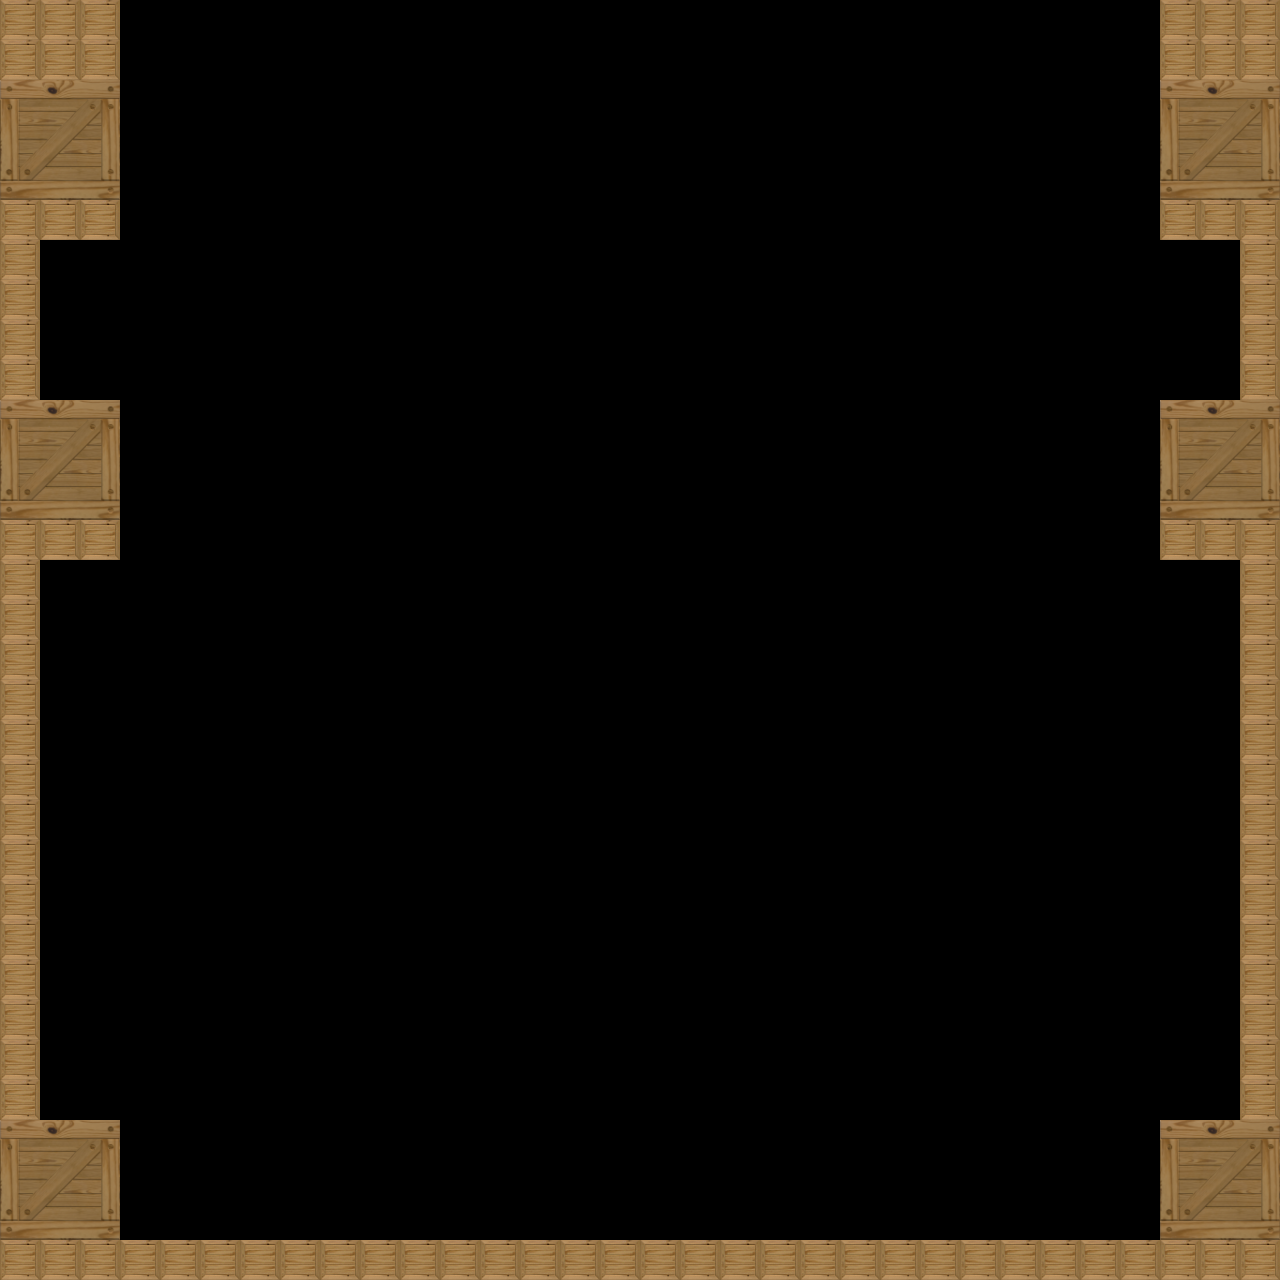

The image is a tile-based game level rendered from a .tmx file. Its description and source (layers, tilesets, objects; grid data summarised) follow:
An orthogonal 32x32 tile map with 40x40 px tiles, 1 tile layer (Tile Layer 1).

<map height="32" orientation="orthogonal" tileheight="40" tilewidth="40" version="1.0" width="32">
	<properties>
		<property name="blended tiles" value="" />
	</properties>
 	<tileset firstgid="1" name="Drawables" tileheight="40" tilewidth="40">
  		<image height="120" source="bnbTiles.png" width="160" />
 	</tileset>
 	<layer height="32" name="Tile Layer 1" width="32">
  		<data>[1024 cells, 146 non-empty, 10 distinct tile ids]</data>
 	</layer>
</map>
